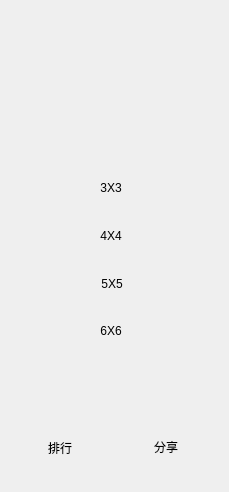
<?xml version="1.0" encoding="UTF-8"?>
<ui version="4.0">
 <class>shuertelevelselectwidget</class>
 <widget class="QWidget" name="shuertelevelselectwidget">
  <property name="geometry">
   <rect>
    <x>0</x>
    <y>0</y>
    <width>229</width>
    <height>492</height>
   </rect>
  </property>
  <property name="windowTitle">
   <string>Form</string>
  </property>
  <property name="styleSheet">
   <string notr="true"/>
  </property>
  <layout class="QVBoxLayout" name="verticalLayout">
   <property name="spacing">
    <number>0</number>
   </property>
   <property name="leftMargin">
    <number>0</number>
   </property>
   <property name="topMargin">
    <number>0</number>
   </property>
   <property name="rightMargin">
    <number>0</number>
   </property>
   <property name="bottomMargin">
    <number>0</number>
   </property>
   <item>
    <widget class="QWidget" name="widgetCenter" native="true">
     <property name="styleSheet">
      <string notr="true">QWidget#widgetCenter {

        background-image: url(://picture/background.jpg);
}

QPushButton {
        border: none;
        border-radius: 8px;
}</string>
     </property>
     <widget class="QPushButton" name="btnLevel3">
      <property name="geometry">
       <rect>
        <x>52</x>
        <y>169</y>
        <width>118</width>
        <height>38</height>
       </rect>
      </property>
      <property name="styleSheet">
       <string notr="true"/>
      </property>
      <property name="text">
       <string>3X3</string>
      </property>
     </widget>
     <widget class="QPushButton" name="btnLevel4">
      <property name="geometry">
       <rect>
        <x>52</x>
        <y>217</y>
        <width>118</width>
        <height>38</height>
       </rect>
      </property>
      <property name="styleSheet">
       <string notr="true"/>
      </property>
      <property name="text">
       <string>4X4</string>
      </property>
     </widget>
     <widget class="QPushButton" name="btnLevel5">
      <property name="geometry">
       <rect>
        <x>53</x>
        <y>265</y>
        <width>118</width>
        <height>38</height>
       </rect>
      </property>
      <property name="styleSheet">
       <string notr="true"/>
      </property>
      <property name="text">
       <string>5X5</string>
      </property>
     </widget>
     <widget class="QPushButton" name="btnLevel6">
      <property name="geometry">
       <rect>
        <x>52</x>
        <y>312</y>
        <width>118</width>
        <height>38</height>
       </rect>
      </property>
      <property name="styleSheet">
       <string notr="true"/>
      </property>
      <property name="text">
       <string>6X6</string>
      </property>
     </widget>
     <widget class="QPushButton" name="btnRanking">
      <property name="geometry">
       <rect>
        <x>40</x>
        <y>428</y>
        <width>40</width>
        <height>40</height>
       </rect>
      </property>
      <property name="text">
       <string>排行</string>
      </property>
     </widget>
     <widget class="QPushButton" name="btnShare">
      <property name="geometry">
       <rect>
        <x>146</x>
        <y>427</y>
        <width>40</width>
        <height>40</height>
       </rect>
      </property>
      <property name="text">
       <string>分享</string>
      </property>
     </widget>
    </widget>
   </item>
  </layout>
 </widget>
 <resources/>
 <connections/>
</ui>
